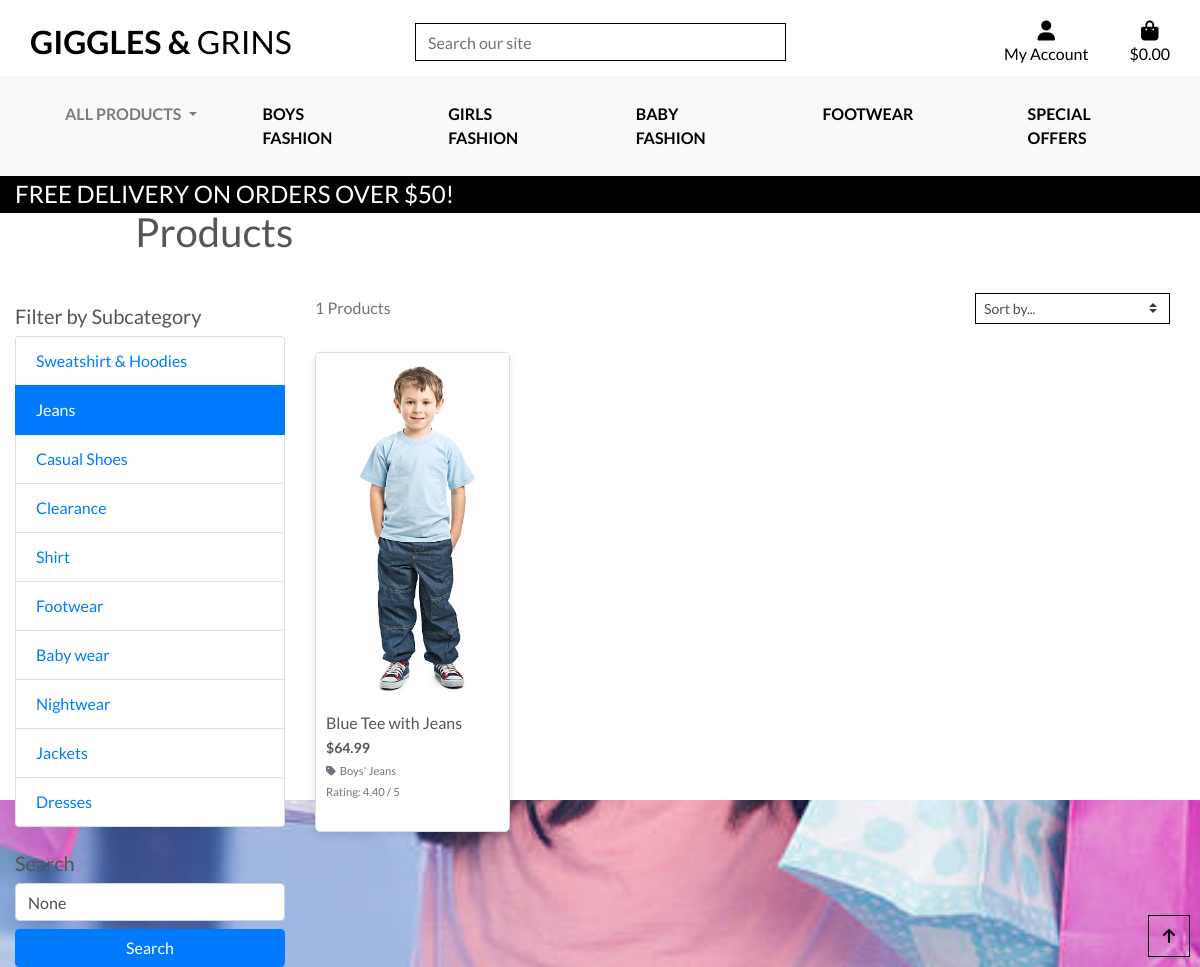
Page /products/?subcategory=Jeans on the earlier database version.
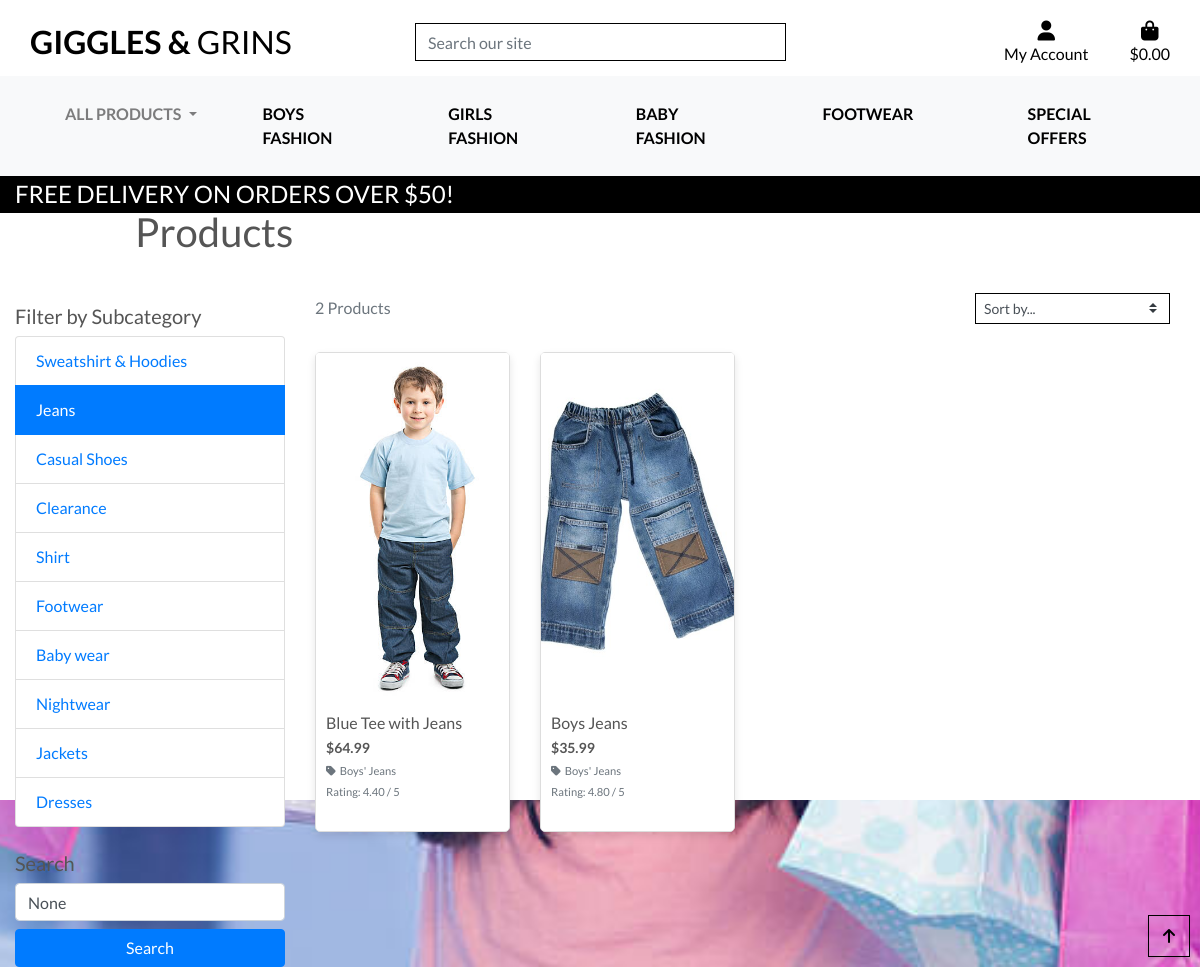
Same page on the later database version.
### products/models.py (models this page shows, shortened)
class Subcategory(models.Model):
    category = models.ForeignKey(Category, on_delete=models.CASCADE, related_name="subcategories")
    name = models.CharField(max_length=254)
    friendly_name = models.CharField(max_length=255, null=True, blank=True)
    description = models.TextField(null=True, blank=True)

class Product(models.Model):
    category = models.ForeignKey('Category', null=True, blank=True, on_delete=models.SET_NULL)
    subcategory = models.ForeignKey('Subcategory', null=True, blank=True, on_delete=models.SET_NULL, related_name="products")
    sku = models.CharField(max_length=254, null=True, blank=True)
    name = models.CharField(max_length=254)
    description = models.TextField()
    has_sizes = models.BooleanField(default=False, null=True, blank=True)
    price = models.DecimalField(max_digits=6, decimal_places=2)
    rating = models.DecimalField(max_digits=6, decimal_places=2, null=True, blank=True)
    image_url = models.URLField(max_length=1024, null=True, blank=True)
    image = models.ImageField(upload_to='product_images/', blank=True, null=True)
    has_sizes = models.BooleanField(default=True)

### products/views.py (the view, shortened to what this page needs)
# urls.py: path('', views.all_products, name='products'),
def all_products(request):
    products = Product.objects.all()
    query = None
    categories = Category.objects.all()
    subcategories = Subcategory.objects.all()
    current_categories = None
    current_subcategories = None
    sort = None
    direction = None
    if request.GET:
        if 'category' in request.GET:
            current_categories = request.GET['category'].split(',')
            products = products.filter(category__name__in=[cat.strip() for cat in current_categories])
            categories = Category.objects.filter(name__in=categories)
        if 'subcategory' in request.GET:
            current_subcategories = request.GET['subcategory'].split(',')
            products = products.filter(subcategory__name__in=[sub.strip() for sub in current_subcategories])
    current_sorting = f'{sort}_{direction}'
    context = {
        'products': products,
        'search_term': query,
        'all_categories': categories,
        'all_subcategories': subcategories,
        'current_categories': current_categories,
        'current_subcategories': current_subcategories,
        'current_sorting': current_sorting,
    }
    return render(request, 'products/products.html', context)

### bag/contexts.py (called while the page is built, shortened)
def bag_contents(request):
    bag_items = []
    total = 0
    product_count = 0
    bag = request.session.get('bag', {})
    if total < settings.FREE_DELIVERY_THRESHOLD:
        delivery = total * Decimal(settings.STANDARD_DELIVERY_PERCENTAGE / 100)
        free_delivery_delta = settings.FREE_DELIVERY_THRESHOLD - total
    else:
        delivery = 0
        free_delivery_delta = 0
    grand_total = delivery + total
    context = {
        'bag_items': bag_items,
        'total': total,
        'product_count': product_count,
        'delivery': delivery,
        'free_delivery_delta': free_delivery_delta,
        'free_delivery_threshold': settings.FREE_DELIVERY_THRESHOLD,
        'grand_total': grand_total,
    }
    return context

### products/context_processors.py (called while the page is built)
def categories_with_subcategories(request):
    categories = Category.objects.prefetch_related("subcategories").all()
    return {"categories_with_subcategories": categories}

### products/templates/products/products.html (shortened to what this page needs)
{% extends "base.html" %}
{% load static %}
{% block page_header %}
    <div class="container header-container">
        <div class="row">
            <div class="col">
                <h1 class="my-4">Products</h1>
            </div>
        </div>
    </div>
{% endblock %}
{% block content %}
<div class="overlay"></div>
<div class="container-fluid">
    <div class="row">
        <div class="col-md-3">
            <h5 class="mt-4">Filter by Subcategory</h5>
            <ul class="list-group mb-3">
                {% for subcategory in all_subcategories %}
                <li class="list-group-item {% if subcategory.name in current_subcategories %}active{% endif %}">
                    <a href="{% url 'products' %}?subcategory={{ subcategory.name }}" class="{% if subcategory.name in current_subcategories %}text-white{% endif %}">
                        {{ subcategory.name }}
                    </a>
                </li>
                {% endfor %}
            </ul>
            <h5 class="mt-4">Search</h5>
            <form method="get" action="{% url 'products' %}">
                <input type="text" name="q" class="form-control mb-2" placeholder="Search..." value="{{ search_term }}">
                <button type="submit" class="btn btn-primary btn-block">Search</button>
            </form>
        </div>
        <div class="col-md-9">
            <div class="row mb-3">
                <div class="col-12 col-md-6 order-md-first">
                    <p class="text-muted mt-3 text-center text-md-left">
                        {{ products|length }} Products{% if search_term %} found for <strong>"{{ search_term }}"</strong>{% endif %}
                    </p>
                </div>
                <div class="col-12 col-md-6 my-auto order-md-last d-flex justify-content-center justify-content-md-end">
                    <div class="sort-select-wrapper w-50">
                        <select id="sort-selector" class="custom-select custom-select-sm rounded-0 border border-{% if current_sorting != 'None_None' %}info{% else %}black{% endif %}">
                            <option value="reset" {% if current_sorting == 'None_None' %}selected{% endif %}>Sort by...</option>
                        </select>
                    </div>
                </div>
            </div>
            <div class="row">
                {% for product in products %}
                    <div class="col-sm-6 col-md-4 col-lg-3 mb-4">
                        <div class="card h-100">
                            <a href="{% url 'product_detail' product.id %}">
                                {% if product.image %}
                                    <img class="card-img-top" src="{{ product.image.url }}" alt="{{ product.name }}">
                                {% elif product.image_url %}
                                    <img class="card-img-top" src="{{ product.image_url }}" alt="{{ product.name }}">
                                {% else %}
                                    <img class="card-img-top" src="{{ MEDIA_URL }}noimage.png" alt="{{ product.name }}">
                                {% endif %}
                            </a>
                            <div class="card-body">
                                <h5 class="card-title">{{ product.name }}</h5>
                                <p class="card-text font-weight-bold">${{ product.price }}</p>
                                {% if product.subcategory %}
                                    <p class="small mt-1 mb-0">
                                        <a class="text-muted" href="{% url 'products' %}?subcategory={{ product.subcategory.name }}">
                                            <i class="fas fa-tag mr-1"></i>{{ product.subcategory.friendly_name }}
                                        </a>
                                    </p>
                                {% elif product.category %}
                                    <p class="small mt-1 mb-0">
                                        <a class="text-muted" href="{% url 'products' %}?category={{ product.category.name }}">
                                            <i class="fas fa-tag mr-1"></i>{{ product.category.friendly_name }}
                                        </a>
                                    </p>
                                {% endif %}
                                {% if product.rating %}
                                    <p class="card-text"><small class="text-muted">Rating: {{ product.rating }} / 5</small></p>
                                {% else %}
                                    <p class="card-text"><small class="text-muted">No Rating</small></p>
                                {% endif %}
                            </div>
                        </div>
                    </div>
                {% empty %}
                    <div class="col-12">
                        <p class="text-center">No products found.</p>
                    </div>
                {% endfor %}
            </div>
        </div>
    </div>
</div>
<div class="btt-button shadow-sm rounded-0 border border-black">
    <a class="btt-link d-flex h-100">
        <i class="fas fa-arrow-up text-black mx-auto my-auto"></i>
    </a>
</div>
{% endblock %}

### templates/base.html (shortened to what this page needs)
{% load static %}
<!doctype html>
<html lang="en">
<head>
    {% block corecss %}
        <link rel="stylesheet" href="https://stackpath.bootstrapcdn.com/bootstrap/4.4.1/css/bootstrap.min.css">
        <link rel="stylesheet" href="{% static 'css/base.css' %}">
    {% endblock %}
</head>
<body>
    <header class="container-fluid fixed-top">
        <div id="topnav" class="row bg-white pt-lg-2 d-none d-lg-flex">
            <div class="col-12 col-lg-4 my-auto py-1 py-lg-0 text-center text-lg-left">
                <a href="{% url 'home' %}" class="nav-link main-logo-link">
                    <h2 class="logo-font text-black my-0"><strong>Giggles & </strong>Grins</h2>
                </a>
            </div>
            <div class="col-12 col-lg-4 my-auto py-1 py-lg-0">
                <form method="GET" action="{% url 'products' %}">
                    <div class="input-group w-100">
                        <input class="form-control border border-black rounded-0" type="text" name="q" placeholder="Search our site">
                    </div>
                </form>
            </div>
            <div class="col-12 col-lg-4 my-auto py-1 py-lg-0">
                <ul class="list-inline list-unstyled text-center text-lg-right my-0">
                    <li class="list-inline-item dropdown">
                        <a class="text-black nav-link" href="#" id="user-options" data-toggle="dropdown" aria-haspopup="true" aria-expanded="false">
                            <div class="text-center">
                                <div><i class="fas fa-user fa-lg"></i></div>
                                <p class="my-0">My Account</p>
                            </div>
                        </a>
                    </li>
                    <li class="list-inline-item">
                        <a class="{% if grand_total %}text-info font-weight-bold{% else %}text-black{% endif %} nav-link" href="{% url 'view_bag' %}">
                            <div class="text-center">
                                <div><i class="fas fa-shopping-bag fa-lg"></i></div>
                                <p class="my-0">
                                    {% if grand_total %}
                                        ${{ grand_total|floatformat:2 }}
                                    {% else %}
                                        $0.00
                                    {% endif %}
                                </p>
                            </div>
                        </a>
                    </li>
                </ul>
            </div>
        </div>
        <div class="row bg-white">
            <nav class="navbar navbar-expand-lg navbar-light bg-light">
                <div class="collapse navbar-collapse" id="main-nav">
                    {% include 'includes/main-nav.html' %}
                </div>
            </nav>
        </div>
        <div id="delivery-banner" class="row text-center">
            <div class="col bg-black text-white">
                <h4 class="logo-font my-1">Free delivery on orders over ${{ free_delivery_threshold }}!</h4>
            </div>
        </div>
    </header>
    {% block page_header %}
    {% endblock %}
    {% block content %}
    {% endblock %}
</body>
</html>

### templates/includes/main-nav.html (shortened to what this page needs)
<nav class="navbar navbar-expand-lg navbar-light bg-light">
    <div class="collapse navbar-collapse" id="navbarNav">
        <ul class="navbar-nav mx-auto">
            <li class="nav-item dropdown">
                <a class="nav-link dropdown-toggle" href="#" id="all-products-link" data-toggle="dropdown" aria-haspopup="true" aria-expanded="false">
                    All Products
                </a>
            </li>
            <li class="nav-item dropdown">
            <a class="logo-font font-weight-bold nav-link text-black mr-5" href="#" id="clothing-link" data-toggle="dropdown" aria-haspopup="true" aria-expanded="false">
                Boys Fashion
            </a>
        </li>
        <li class="nav-item dropdown">
            <a class="logo-font font-weight-bold nav-link text-black mr-5" href="#" id="girlsfashion-link" data-toggle="dropdown" aria-haspopup="true" aria-expanded="false">
                Girls Fashion
            </a>
        </li>
        <li class="nav-item dropdown">
            <a class="logo-font font-weight-bold nav-link text-black mr-5" href="#" id="babyfashion" data-toggle="dropdown" aria-haspopup="true" aria-expanded="false">
                Baby Fashion
            </a>
        </li>
        <li class="nav-item dropdown">
            <a class="logo-font font-weight-bold nav-link text-black mr-5" href="#" id="footwear-link" data-toggle="dropdown" aria-haspopup="true" aria-expanded="false">
                Footwear
            </a>
        </li>
        <li class="nav-item dropdown">
            <a class="logo-font font-weight-bold nav-link text-black" href="#" id="specials-link" data-toggle="dropdown" aria-haspopup="true" aria-expanded="false">
                Special Offers
            </a>
        </li>
    </ul>
</div>
</nav>

### static/css/base.css (style rules this page uses)
html { height: 100%; margin: 0; padding: 0; }
body { background: url('/media/bckground_img.jpg') no-repeat center center fixed; background-size: cover; background-color: #ADD8E6; color: #555; font-family: 'Lato'; height: 100vh; }
.container { margin-top: 20px; }
.logo-font { text-transform: uppercase; text-align: left; }
h2.logo-font { margin-top:1.5rem ; }
.main-logo-link { width: fit-content; }
.text-black { color: #000 !important; }
.border-black { border: 1px solid black !important; }
.bg-black { background: #000 !important; }
.card { border: 1px solid #ddd; border-radius: 5px; box-shadow: 0 4px 8px rgba(0, 0, 0, 0.1); transition: transform 0.2s, box-shadow 0.2s; margin-bottom: 20px; }
.card-img-top { height: 350px; object-fit: cover; width: 100%; }
.card-body { padding: 10px; font-size: 14px; }
.card-title { margin-bottom: 5px; font-size: 16px; }
.card-text { margin-bottom: 5px; }
.collapse.navbar-collapse { float: none; text-align: right; }
.navbar { display: flex; justify-content:space-between; align-items: center; flex-wrap: wrap; }
.nav-item.dropdown { padding: 0 10px; }
.nav-link { padding: 10px 15px; }
.nav-item { margin: 0 15px; }
.navbar-nav .nav-item.dropdown { margin-right: 15px; }
.navbar-nav .nav-link.dropdown-toggle { font-weight: bold; text-transform: uppercase; }
.nav-item a.nav-link { font-size: 16px; text-transform: uppercase; }
.sort-select-wrapper { display: flex; justify-content: flex-end; width: 100%; padding-right: 15px; }
#sort-selector { max-width: 200px; float: right; }
.btt-button { height: 42px; width: 42px; position: fixed; bottom: 10px; right: 10px; }
.btt-link, .update-link, .remove-item { cursor: pointer; }
@media (min-width: 1200px) { .container { max-width: 80%; } }
@media (min-width: 992px) { .header-container { padding-top: 164px; } }

Differences in the rows shown:
added Product: image (picture), name "Boys Jeans", price "35.99", subcategory.friendly_name "Boys' Jeans", rating "4.80"
Other differences:
{{ products|length }}: "1" → "2"
